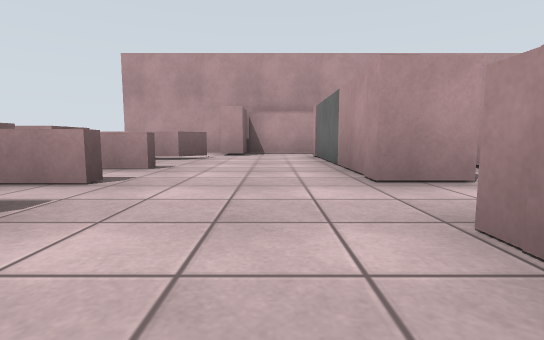
[1] (above)

24 first-person views from a walk through a world built for the Gazebo simulator. The camera is 0.72 m above the floor, tilts 6° down and sees 85° across. The floor is counted in squares, 2 m on a side. Each view is taken from the middle of a square. On the plan, view 1 faces up. The plan holds only what a view shows up to about 9 squares ahead; the rest is blank. Surface patterns are stand-ins for the level's own textures.

[2]
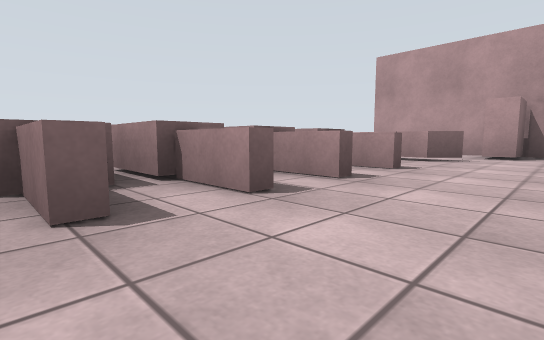

[3]
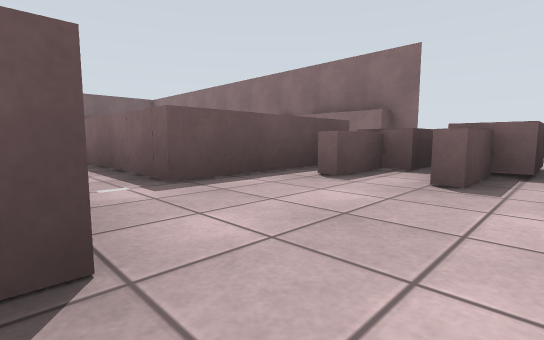

[4]
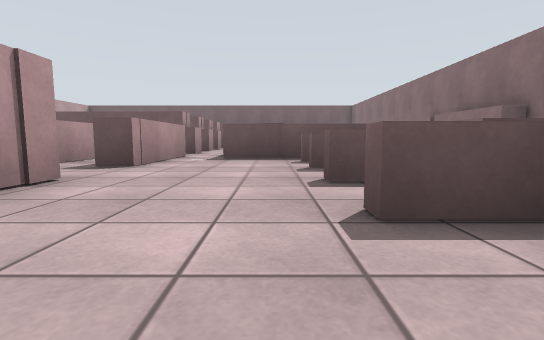

[5]
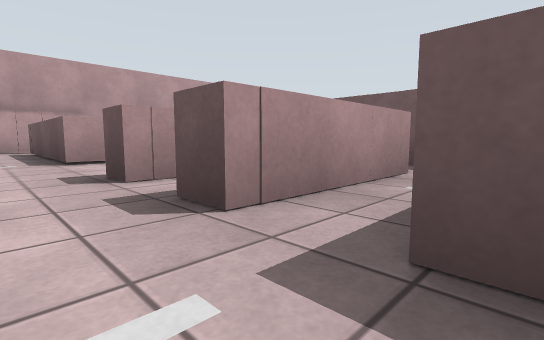

[6]
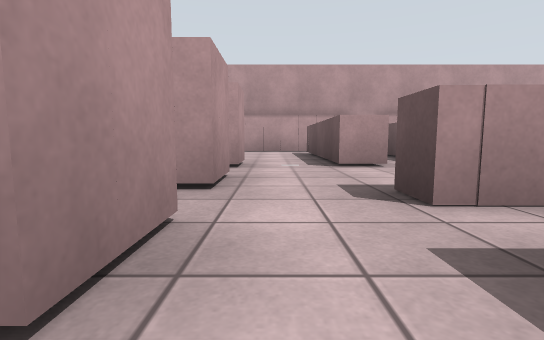

[7]
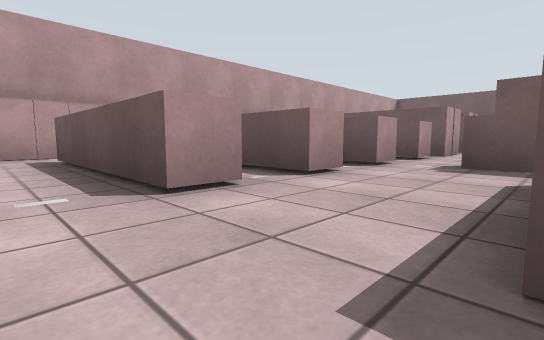

[8]
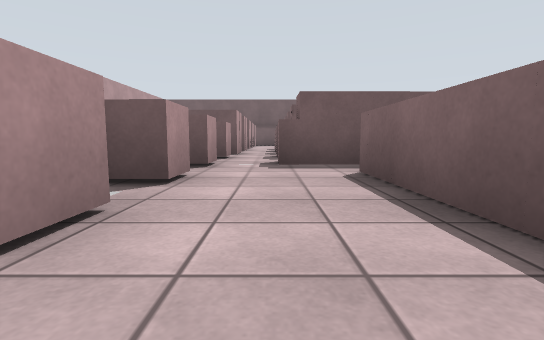

[9]
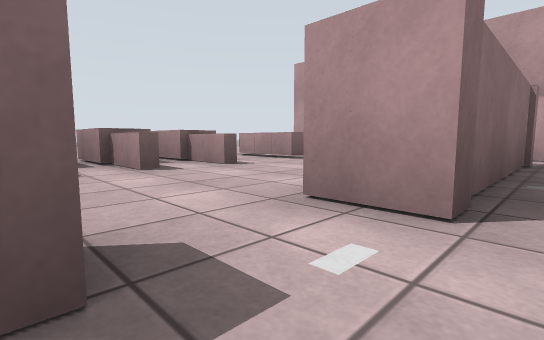

[10]
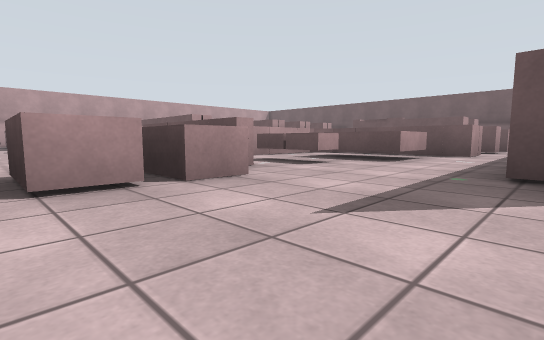

[11]
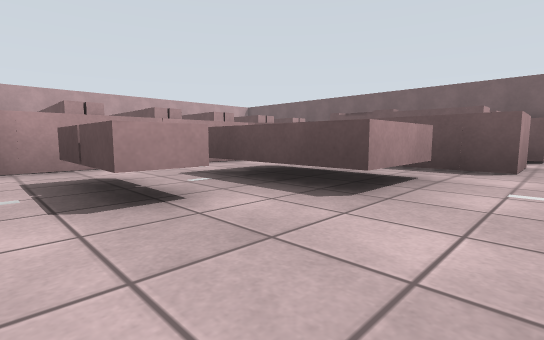

[12]
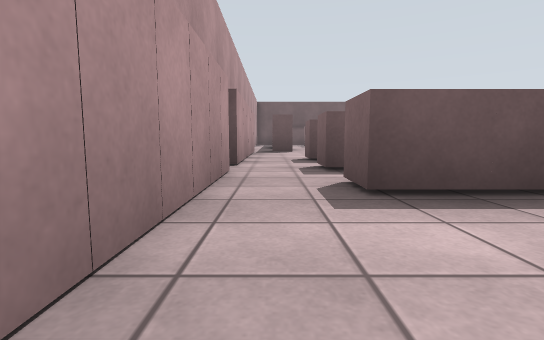

[13]
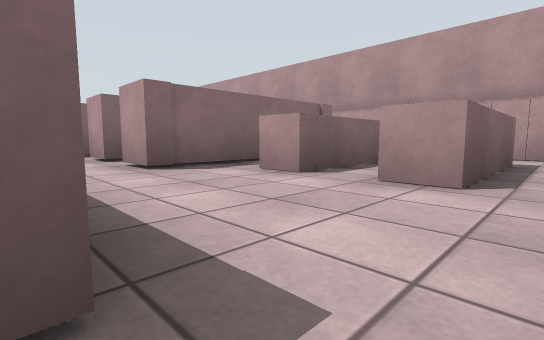

[14]
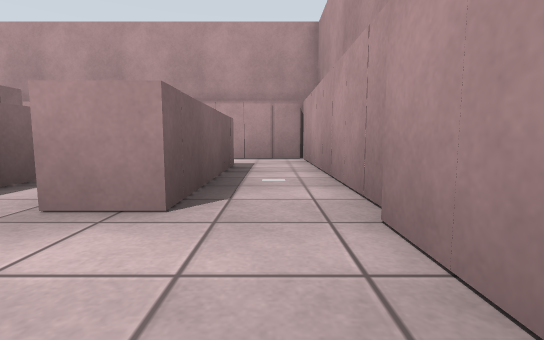

[15]
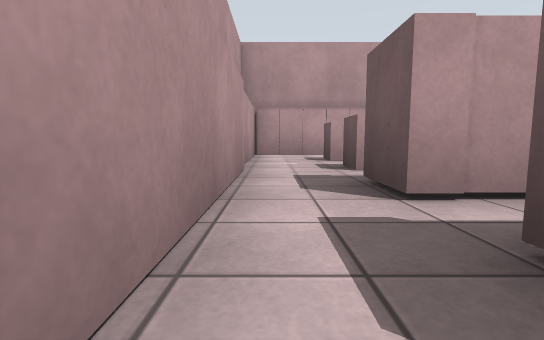

[16]
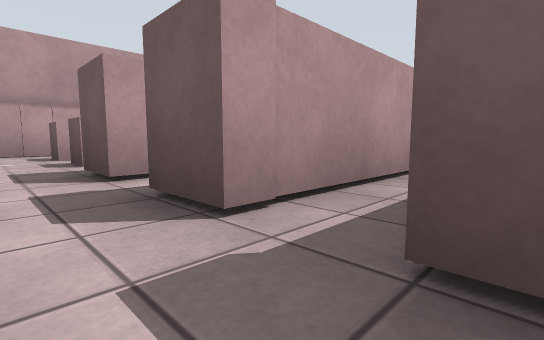

[17]
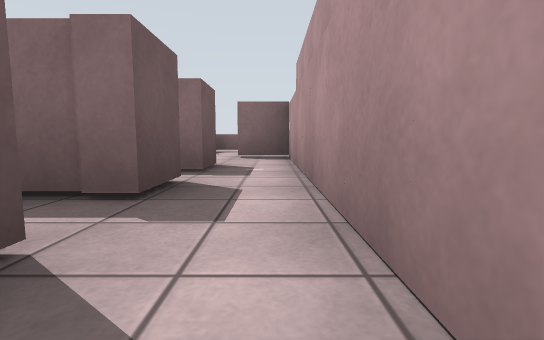

[18]
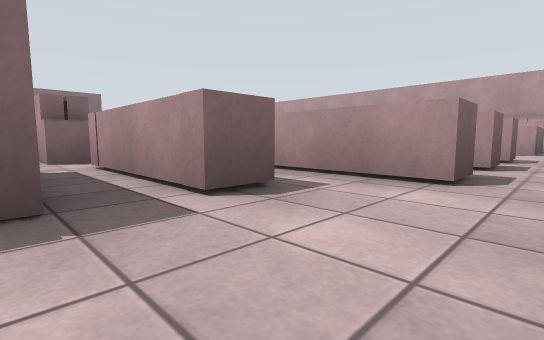

[19]
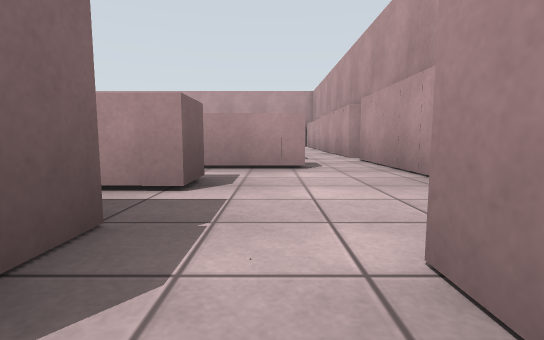

[20]
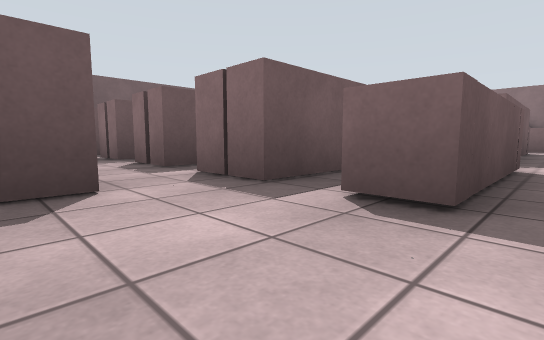

[21]
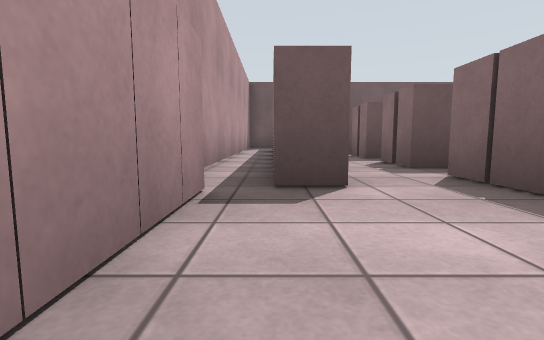

[22]
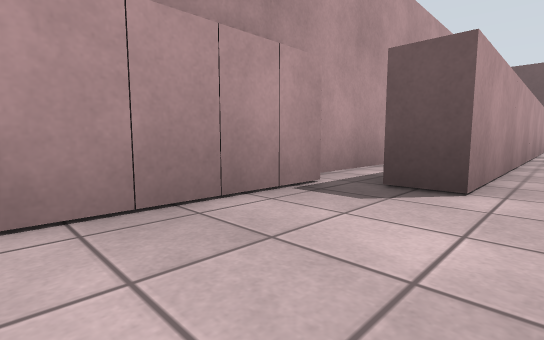

[23]
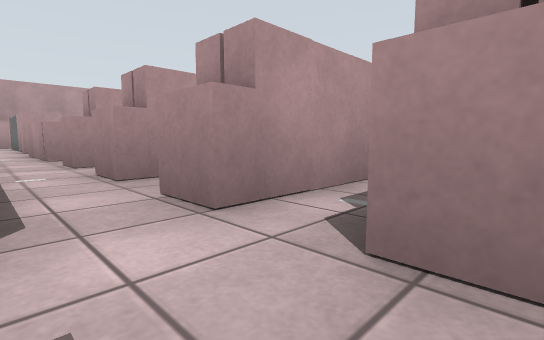

[24]
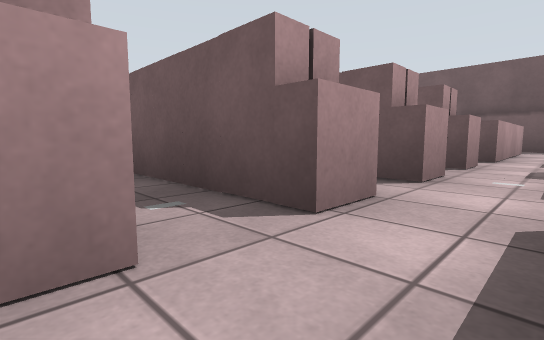

### Floor plan
Key: @ floor where view 1 was taken; # wall or solid block; x gap in a wall; . floor; = window, fence, low wall or low ledge.
Columns run from 6 left of view 1 to 11 right of it. Each row starts with its distance up from view 1.
  8    ###############
  7     .#...........#
  6    =...#.####.##.#
  5    ==..#.####.##.#
  4    ==..#.####.##.#
  3    ==..#.####....#
  2 .................#
  1 ...#=..#.##.####.#
  0 ...###@#.##......#
 -1 #....#.#.##.####.#
 -2 #..=.#.####x####.#
 -3 #.=#.#...........#
 -4  .= .#.########..#
 -5  .####.########..#
 -6  .    ...  .  ..##
 -7  .#   .##  ####.#.
 -8    ###.#      ..#.
 -9       ..      #.#.
-10       .#       .#.
-11       .#        #
-12       .#        #
-13       .x
-14       ###

Where each view was taken, in squares from view 1:
view 1: 0 up, 0 right, facing up
view 2: 0 up, 0 right, facing up-left
view 3: 2 up, 1 right, facing down-left
view 4: 5 up, 1 left, facing down
view 5: 2 up, 1 right, facing down-right
view 6: 2 up, 2 right, facing right
view 7: 2 up, 4 right, facing down-right
view 8: 2 up, 5 right, facing down
view 9: 1 up, 2 right, facing up-left
view 10: 2 up, 6 left, facing down-right
view 11: 1 down, 5 left, facing down-right
view 12: 3 up, 10 right, facing down
view 13: 1 up, 10 right, facing up-left
view 14: 2 up, 10 right, facing up
view 15: 7 up, 4 right, facing right
view 16: 7 up, 3 right, facing down-right
view 17: 7 up, 5 right, facing left
view 18: 5 down, 10 right, facing up-left
view 19: 6 down, 9 right, facing up
view 20: 3 down, 10 right, facing down-left
view 21: 3 down, 10 right, facing down
view 22: 3 down, 9 right, facing down-right
view 23: 7 down, 0 right, facing up-right
view 24: 4 down, 0 right, facing down-right
